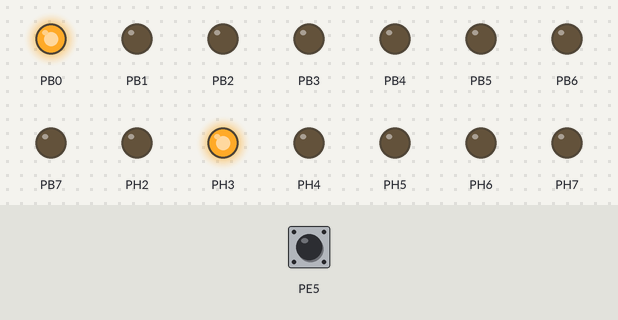
A program run on a simulated ATmega2560, built with avr-gcc and emulated at 16 MHz. On the bench: output pins drawn as LEDs (lit = HIGH). The inputs (shaded band) are chosen by the test bench; at power-on: PE5 HIGH. What the program prints to the serial monitor is not drawn.

Above: at 1.2 s.
1.3 s: PE5 driven LOW
At 3.6 s:
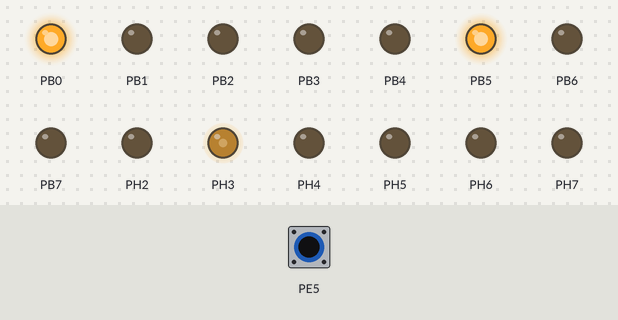
4.3 s: PE5 pulsed HIGH 5 times (0.12 s each, 0.3 s apart)
At 6.0 s:
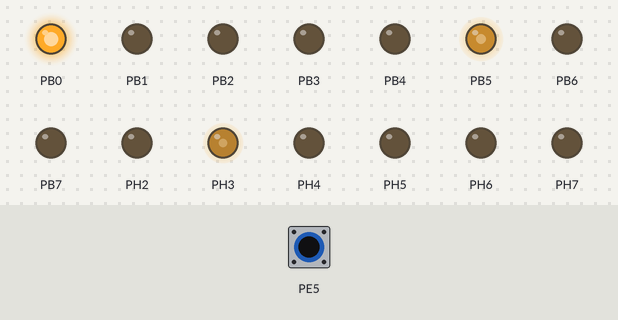
8.8 s: PE5 pulsed HIGH 5 times (0.12 s each, 0.3 s apart)
At 12.4 s:
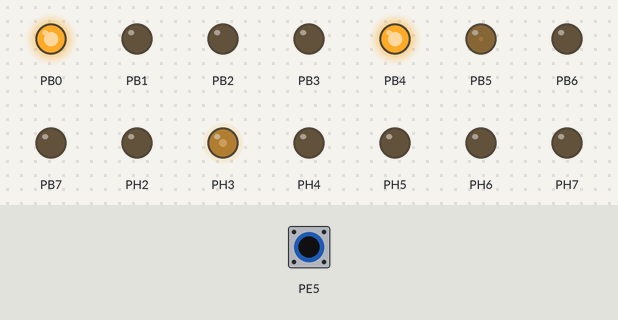
Timing chart, 0 to 13.9 s (numbered marks = the images above; inputs shaded):
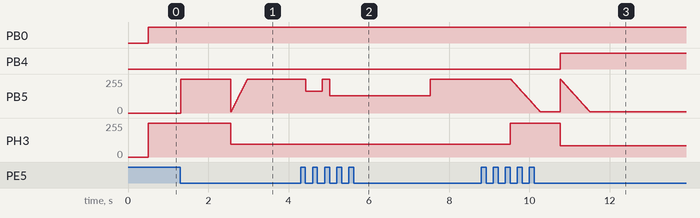

Measured:
- after the input at 4.3 s, PB5: 254/255 → 165/255 after 0.13 s, → 255/255 0.40 s later, → 130/255 0.20 s later, → 255/255 2.5 s later
- after the input at 8.8 s, PB4: LOW → HIGH after 2.0 s; PH3: 97/255 → 255/255 after 0.73 s, → 84/255 1.2 s later

The program:

main.c
```c
//***********************   DEFINITIONER OG BIBLIOTEKER   ****************************************
#include <stdio.h>
#include "motorstyring.h"
#include "uartlyd.h"
#include "lys.h"
#include <avr/interrupt.h> // bibliotek til interrupts
#define F_CPU 16000000
#include <util/delay.h>

//________________________________________________________________________________________________
//*********************************     VARIABLE   ***********************************************

long int brickcount = 1;

//________________________________________________________________________________________________
//**********************************   INTERUPT   ************************************************
//lav timerfunktion som initialisere den timer som styrer moteren, den skal opdatere duty cycle.
//lav interrupt
//setspeed.

ISR(INT5_vect)   //interrupt VENSTRE
{
	if ((brickcount < 11) && (brickcount >= 0))//Kører på banen
	{
		lydRefleks();
		setSpeed(brickcount);
		brickcount++;
	}
	else if(brickcount >= 11)//MÅL
	{
		lydRefleks();
		_delay_ms(400);
		lydSlut();
		SetDutyCycleTimer4(1023);
		startbrems();
		_delay_ms(800);

		FrontLightOff();
		SetDutyCycleTimer4(0);
	}
	_delay_ms(50);
	EIFR = 255;
}
/*
ISR(INT4_vect) //interrupt HØJRE
{
	if (brickcount <11) //Kører på banen
	{
		lydRefleks();
		setSpeed(brickcount);
		brickcount++;
	}
	else if(brickcount >= 11) //MÅL
	{
		lydRefleks();
		_delay_ms(400);
		SetDutyCycleTimer4(1023);
		_delay_ms(300);
		setTimer(0);
		_delay_ms(800);
		FrontLightOff();
		lydSlut();
		SetDutyCycleTimer4(0);
	}
	_delay_ms(50);
	EIFR = 255;
}*/


//________________________________________________________________________________________________
//*********************************************  MAIN  *******************************************

int main(void)
{
	DDRE = 0x00;
	DDRB = 0xFF;
	PORTB = 0b00000000;
	sei();

	initInterupt();
	initTimer1();
	InitTimer4();
	initUART(9600,8,'N');
	_delay_ms(500);
	FrontLightOn();
	SetDutyCycleTimer4(1023);
	_delay_ms(2000);

	SetDutyCycleTimer4(388);
	lydStart();
	startfart();

	while(1)
	{	}

	return 0;
}

//****************************************************************************************
```

lys.c
```c
/*
 * FunctionsLight.c
 *
 * Created: 11-12-2018 12:40:00
 *  Author: danie
 */
#include "lys.h"
#include <avr/io.h>

void FrontLightOn()
{
	PORTB |= 0b00000001;
}

void FrontLightOff()
{
	PORTB &= 0b11111110;
}

void InitTimer4()
{
	DDRH = 0xFF;

	TCCR4A = 0b10000011;		//Initialisering af timer 4
	TCCR4B = 0b00000001;

	//OCR4A = 512;				//Duty cycle initialisering 50%

}

void SetDutyCycleTimer4(unsigned int Duty)
{
	OCR4A = (Duty);
}
```

lys.h
```c
/*
 * Lys.h
 *
 * Created: 11-12-2018 10:53:22
 *  Author: danie
 */


void FrontLightOn();
void FrontLightOff();

void InitTimer4();
void SetDutyCycleTimer4(unsigned int);
```

motorstyring.c
```c
#include "motorstyring.h"
#include "uartlyd.h"
#include "lys.h"
#include<stdio.h>
#include<avr/interrupt.h> // bibliotek til interrupts
#include<time.h>
#include<stdlib.h>
#define F_CPU 16000000
#include <util/delay.h>


void initTimer1()
{
	// Set OC1A on match down counting / Clear OC1A on match up counting
	// Clock prescaler = 256
	TCCR1A = 0b10000010; //sætter fast PWM mode 9-bit
	TCCR1B = 0b00001100; //prescale sat til 256
	//
	OCR1A = 0; // dutycycle 0%
}

void initInterupt()
{
	// INT4 & INT5:sat til falling edge,
	EICRA = 0b00000000;
	EICRB = 0b00001000;
	// Enable extern interrupts INT 4 & 5
	EIMSK = 0b00100000;
	EIFR = 255;
}

void setTimer(int limit)
{
	OCR1A = limit;
}

void setSpeed(int brickcount)
{
	if (brickcount  == 2)
	{
		for (size_t i=511; i > 330; i-=2)
		{
			setTimer(i);
		}
		_delay_ms(400);
		for (size_t i = 330; i < 511; i+=2)
		{
			setTimer(i);
		}
	}
	else if(brickcount == 3)
	{
		setTimer(260);
		_delay_ms(2500);
		for (size_t i = 200; i <511; i+=1)
		{
			setTimer(i);
		}
	}
	else if(brickcount == 4)
	{
		for (size_t i=220; i < 511; i+=2)
		{
			setTimer(i);
		}
	}
	else if (brickcount == 6) //Brems ned og bak
	{
		SetDutyCycleTimer4(1023);
		startbrems();
		_delay_ms(500);
		SetDutyCycleTimer4(338);

		PORTB ^=0b00010000;
		setTimer(511);
		startbrems();
		_delay_ms(200);
		lydRefleks();
		_delay_ms(950);
		lydRefleks();
		EIFR = 255;
	}

	else if (brickcount == 7)
	{
	}

	else if (brickcount == 8) //Brems ned og kør frem
	{
		SetDutyCycleTimer4(1023);
		startfart();
		_delay_ms(500);
		SetDutyCycleTimer4(338);
		_delay_ms(600);
		setTimer(0);
		PORTB ^=0b00010000;
		startfart();
		EIFR = 255;
	}
	else //Fuld smadder
	{
		setTimer(511);
	}
}

void startfart()
{
	for (size_t i = 20; i < 511; i+=3)
	{
		setTimer(i);
		_delay_ms(2.5);
	}
}

void startbrems()
{
	for (size_t i = 511; i > 20; i-=2)
	{
		setTimer(i);
		_delay_ms(3);
	}
}
```

motorstyring.h
```c
#pragma once
#include<stdio.h>


void initTimer1();
void initInterupt();
void setTimer(int timerLimit);               // set dutycykle til moteren efter timerens position.
void setSpeed(int brickCount);
void startfart();
void startbrems();
```

uartlyd.c
```c
#include <avr/io.h>
#include <stdio.h>
#include <stdlib.h>
#include "uartlyd.h"

#define F_CPU 16000000

void initUART(unsigned long BaudRate, unsigned char DataBit, char Parity)
{
  if ((BaudRate >= 300) && (BaudRate <= 115200) && (DataBit >=5) && (DataBit <= 8))
  {
    UCSR2A = 0b00100000;
    UCSR2B = 0b00011000;
    UCSR2C = (DataBit-5)<<1;
	if (Parity == 'E')
      UCSR2C |= 0b00100000;
    else if (Parity == 'O')
      UCSR2C |= 0b00110000;
    UBRR2 = (F_CPU+(8*BaudRate))/(16*BaudRate) - 1;
  }
}

unsigned char charReady()
{
   return UCSR2A & (1<<7);	//0, hvis IKKE der er modtaget noget
}

char readChar()
{
  while ( (UCSR2A & (1<<7)) == 0 )
  {}
  return UDR2;
}

void sendChar(char code)
{
  while ( (UCSR2A & (1<<5)) == 0 )
  {}
  UDR2 = code;
}

void sendString(char* Streng)
{
  while (*Streng != 0)
  {
    sendChar(*Streng);
    Streng++;
  }
}

void sendInteger(int Tal)
{
char array[7];
  itoa(Tal, array, 10);
  sendString(array);
}

void sendCommand(char cmd, char feedback, char para1, char para2, char checksum1, char checksum2)
{
	sendChar(0x7E);
	sendChar(cmd);
	sendChar(feedback);
	sendChar(para1);
	sendChar(para2);
	sendChar(checksum1);
	sendChar(checksum2);
	sendChar(0xEF);
}

void lydStart()
{
	sendChar(0x7E);
	sendChar(0x03);
	sendChar(0x00);
	sendChar(0x00);
	sendChar(0x01);
	sendChar(0xFF);
	sendChar(0xFC);
	sendChar(0xEF);
}

void lydRefleks()
{
	sendChar(0x7E);
	sendChar(0x03);
	sendChar(0x00);
	sendChar(0x00);
	sendChar(0x02);
	sendChar(0xFF);
	sendChar(0xFB);
	sendChar(0xEF);
}

void lydSlut()
{
	sendChar(0x7E);
	sendChar(0x03);
	sendChar(0x00);
	sendChar(0x00);
	sendChar(0x03);
	sendChar(0xFF);
	sendChar(0xFA);
	sendChar(0xEF);
}

void lydKoer()
{
	sendChar(0x7E);
	sendChar(0x03);
	sendChar(0x00);
	sendChar(0x00);
	sendChar(0x04);
	sendChar(0xFF);
	sendChar(0xF9);
	sendChar(0xEF);
}

void stopLyd()
{
	sendChar(0x7E);
	sendChar(0x16);
	sendChar(0x00);
	sendChar(0x00);
	sendChar(0x00);
	sendChar(0xFF);
	sendChar(0xEA);
	sendChar(0xEF);
}

void pauseLyd()
{
	sendChar(0x7E);
	sendChar(0x0E);
	sendChar(0x00);
	sendChar(0x00);
	sendChar(0x00);
	sendChar(0xFF);
	sendChar(0xF2);
	sendChar(0xEF);
}

void playLyd()
{
	sendChar(0x7E);
	sendChar(0x0D);
	sendChar(0x00);
	sendChar(0x00);
	sendChar(0x00);
	sendChar(0xFF);
	sendChar(0xF3);
	sendChar(0xEF);
}
void volumeUp()
{
	sendChar(0x7E);
	sendChar(0x04);
	sendChar(0x00);
	sendChar(0x00);
	sendChar(0x00);
	sendChar(0xFF);
	sendChar(0xFC);
	sendChar(0xEF);
}

void volumeDown()
{
	sendChar(0x7E);
	sendChar(0x05);
	sendChar(0x00);
	sendChar(0x00);
	sendChar(0x00);
	sendChar(0xFF);
	sendChar(0xFB);
	sendChar(0xEF);
}

void singlePlay()
{
	sendChar(0x7E);
	sendChar(0x19);
	sendChar(0x00);
	sendChar(0x00);
	sendChar(0x01);
	sendChar(0xFF);
	sendChar(0xE6);
	sendChar(0xEF);
}

void randomTrack()
{
	sendChar(0x7E);
	sendChar(0x18);
	sendChar(0x00);
	sendChar(0x00);
	sendChar(0x00);
	sendChar(0xFF);
	sendChar(0xE8);
	sendChar(0xEF);
}

void continuous()
{
	sendChar(0x7E);
	sendChar(0x11);
	sendChar(0x00);
	sendChar(0x00);
	sendChar(0x01);
	sendChar(0xFF);
	sendChar(0xEE);
	sendChar(0xEF);
}

void repeatCurrent()
{
	sendChar(0x7E);
	sendChar(0x19);
	sendChar(0x00);
	sendChar(0x00);
	sendChar(0x00);
	sendChar(0xFF);
	sendChar(0xE7);
	sendChar(0xEF);
}

void specifyEQ(char EQ)
{
	sendChar(0x7E);
	sendChar(0x07);
	sendChar(0x00);
	sendChar(0x00);
	sendChar(EQ);
	sendChar(0xFF);
	sendChar(0xF9-EQ);
	sendChar(0xEF);
}

void readCommand()
{
	readChar();
	readChar();
	readChar();
	readChar();
	readChar();
	readChar();
	readChar();
	readChar();

}
```

uartlyd.h
```c
#pragma once

void initUART(unsigned long BaudRate, unsigned char DataBit, char Parity);
unsigned char CharReady();
char readChar();
void sendChar(char Tegn);
void sendString(char* Streng);
void sendInteger(int Tal);
void sendCommand(char cmd, char feedback, char Para1, char para2, char checksum1, char checksum2);
void lydStart();
void lydRefleks();
void lydSlut();
void lydKoer();
void stopLyd();
void pauseLyd();
void playLyd();
void volumeUp();
void volumeDown();
void singlePlay();
void randomTrack();
void continuous();
void repeatCurrent();
void specifyEQ(char EQ);
void readCommand();
```
